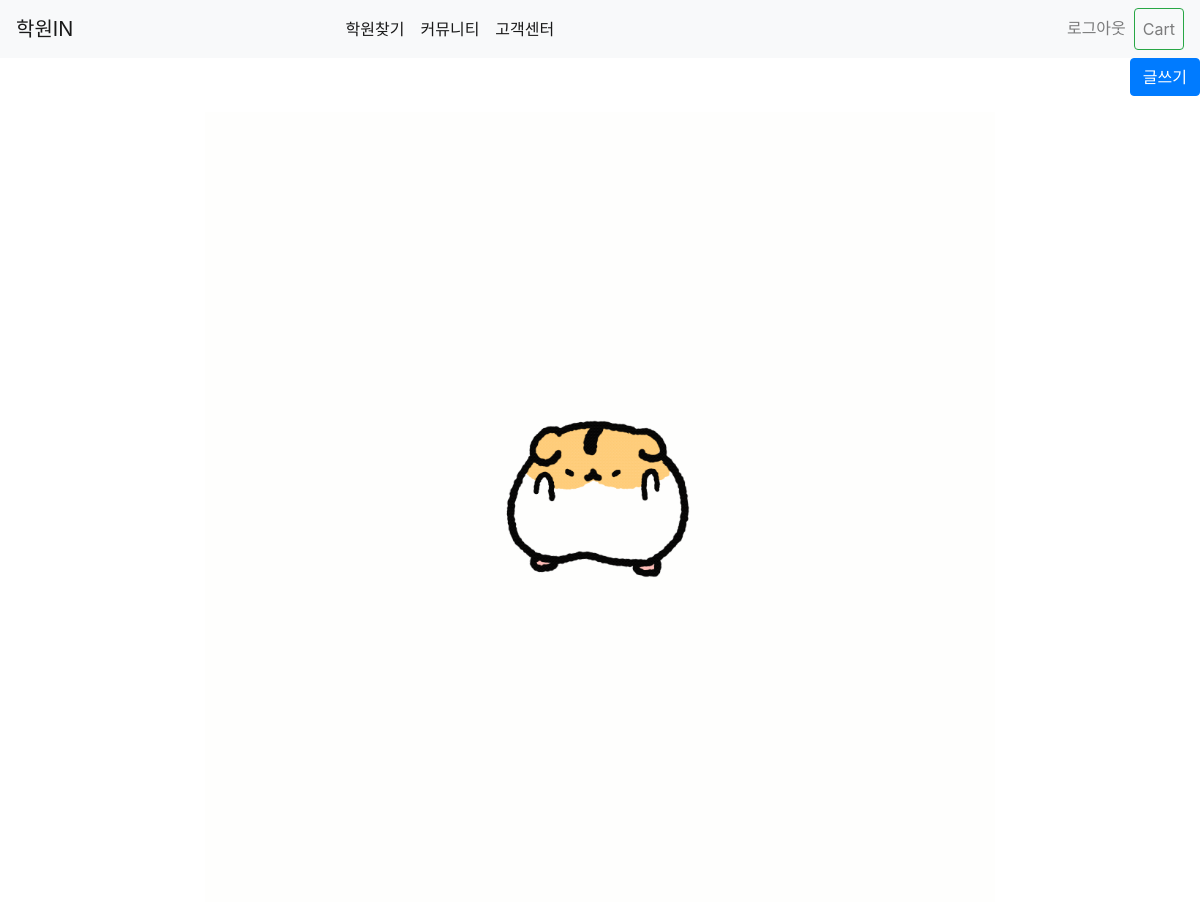
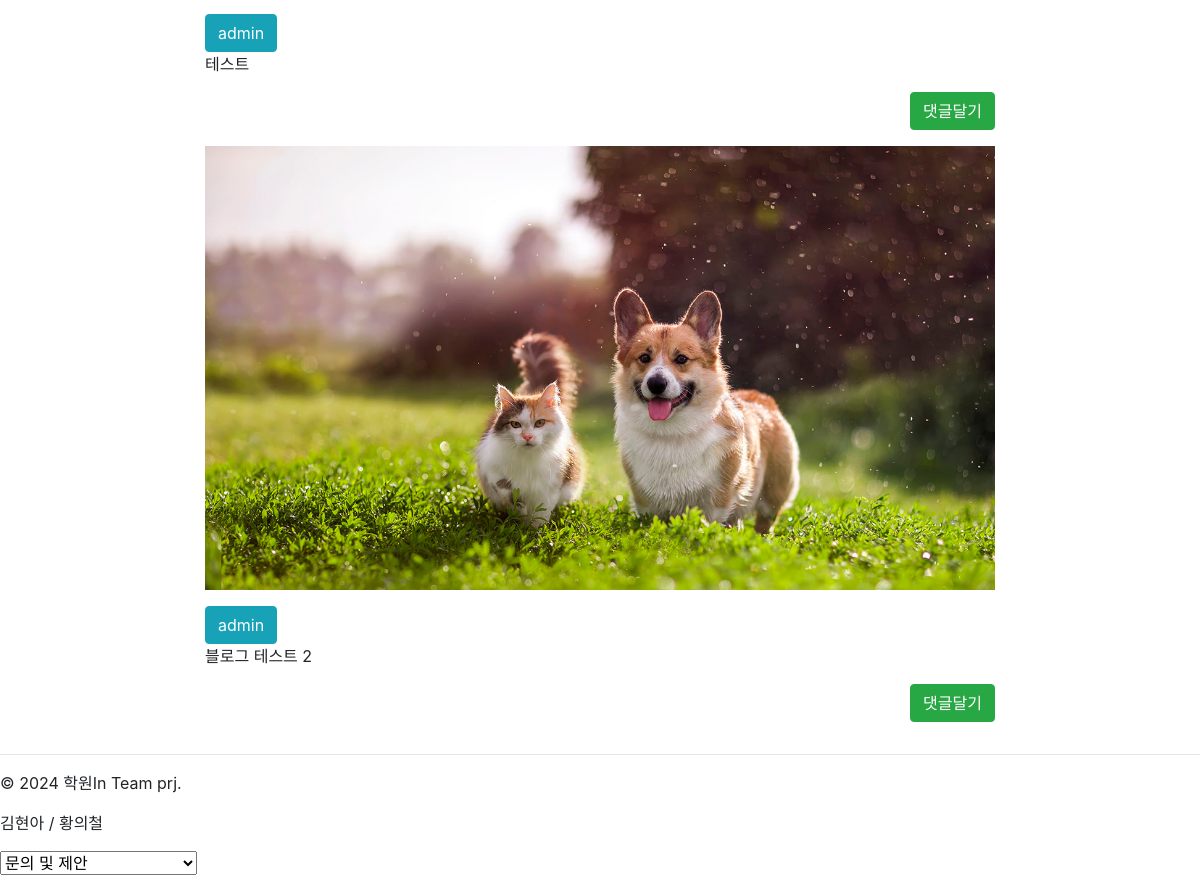
Page /blog/ (signed in) on the committed database (2 pictures, top to bottom).
### blog/models.py (models this page shows, shortened)
class Blog(models.Model):
    author = models.ForeignKey(User,on_delete=models.SET_NULL, null=True, related_name='user_blogs')
    photo = models.ImageField(upload_to='photos/%Y/%m/%d', default='photos/no_image.png')
    text = models.TextField()
    created = models.DateTimeField(auto_now_add=True)
    updated = models.DateTimeField(auto_now=True)
    class Meta:
        ordering = ['-updated']

### blog/views.py (the view)
# urls.py: path('', blog_list, name='blog_list'),
@login_required
def blog_list(request):
    blogs = Blog.objects.all()
    return render(request, 'blog/list.html', {'blogs':blogs})

### blog/templates/blog/list.html (shortened to what this page needs)
{% extends 'base.html' %}
{% block content %}
    <div class="row mb-3">
        <div class="col-md-12 text-right">
            <a href="{% url 'blog:blog_upload' %}" class="btn btn-primary">글쓰기</a>
        </div>
    </div>
    {% for post in blogs %}
    <div class="row">
        <div class="col-md-2"></div>
        <div class="col-md-8 panel panel-default">
            <p><img src="{{ post.photo.url }}" style="width:100%;"></p>
            <button type="button" class="btn btn-xs btn-info">
                {{ post.author.username }}
            </button>
            <p>{{ post.text|linebreaksbr }}</p>
            <p class="text-right">
                <a href="{% url 'blog:blog_detail' pk=post.id %}" class="btn btn-xs btn-success">댓글달기</a>
            </p>
        </div>
        <div class="col-md-2"></div>
    </div>
    {% endfor %}
{% endblock %}

### rows in the picture
Blog: photo (picture), author.username "admin", text "테스트"
Blog: photo (picture), author.username "admin", text "블로그 테스트 2"
